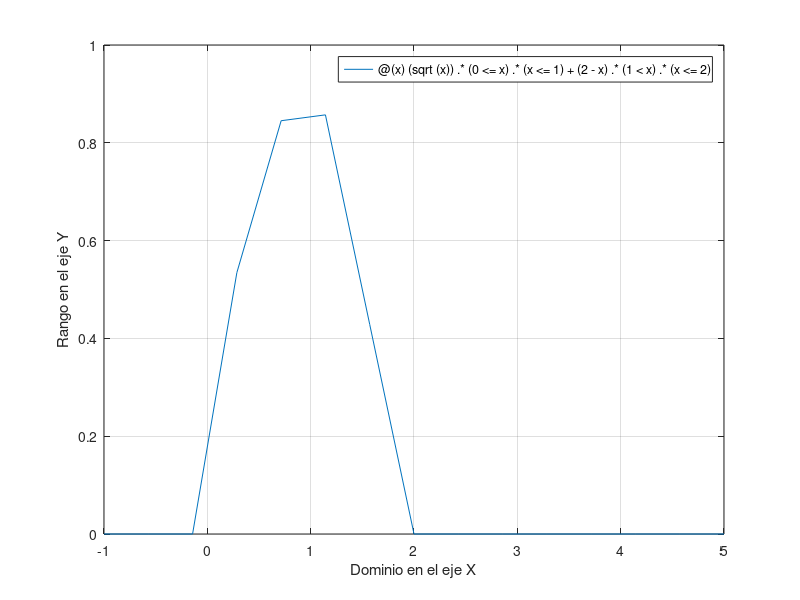

Reproduce this figure in MATLAB. (Note: this script raises an error after producing the figure.)
% Octave Script
% Title			    :Funciones Reales con variable real
% Description		:Script que resuelve una funcion real
% Authors		    :Sarai Lucas Nieto
% Date			    :20211028
% Version		    :2
% Usage			    :octave> /path/Funcion2
% Notes			    :Se requiere aplicacion Octave

clear

%Rango de la funcion
fx = @(x)(sqrt(x)).*(0<=x).*(x<=1)+(2-x).*(1<x).*(x<=2);

%Grafica de funcion 
fplot(fx,[-1,5]);
grid on
xlabel( "Dominio en el eje X" );
ylabel( "Rango en el eje Y" );

%Salida
syms x;
a = "Funcion Final: ";
f =  "sqrt(x) si 0 <= x <= 1";
f1= "2-x si 1<x<=2";
disp(a);
disp("");
disp(f);
disp(f1);